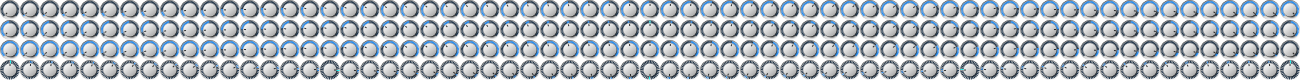

Reproduce this figure in Python.
#!/usr/bin/env python

import cairo
from math import pi, cos, sin

WIDTH, HEIGHT = 20, 20
background = "knob1_bg.png"
output = "knob1.png"
x, y = WIDTH / 2, HEIGHT / 2
lwidth = WIDTH / 10
radius = WIDTH / 2 - lwidth
radiusplus = radius + lwidth / 2
radiusminus = radius - lwidth / 2
radiusminus2 = radius - lwidth
radiusminus3 = radius - lwidth * 3 / 2
radiusint = (radius - lwidth / 2) * 0.25
value = 0.7
arrow = WIDTH / 10
phases = 65

# Setup Cairo
surface = cairo.ImageSurface(cairo.FORMAT_ARGB32, phases * WIDTH, HEIGHT * 4)
ctx = cairo.Context(surface)
ctx.set_source_rgba(0.75, 0.75, 0.75, 0)
ctx.rectangle(0, 0, phases * WIDTH, 4 * HEIGHT)
ctx.fill()

for variant in range(0, 4):
    x = WIDTH / 2
    y = HEIGHT * (variant + 0.5)
    for phase in range(0, phases):
        # Draw background image
        bgimage = cairo.ImageSurface.create_from_png(background) 
        ctx.set_source_surface(bgimage, x - WIDTH / 2, y - HEIGHT / 2);
        ctx.rectangle(phase * WIDTH, variant * HEIGHT, WIDTH, HEIGHT)
        ctx.fill ();

        # Draw out the triangle using absolute coordinates
        value = phase * 1.0 / (phases - 1)
        if variant != 3:
            sangle = (180 - 45)*pi/180
            eangle = (360 + 45)*pi/180
            nleds = 31
        else:
            sangle = (270)*pi/180
            eangle = (270 + 360)*pi/180
            nleds = 32
        vangle = sangle + value * (eangle - sangle)
        c, s = cos(vangle), sin(vangle)

        midled = (nleds - 1) / 2
        midphase = (phases - 1) / 2
        thresholdP = midled + 1 + ((phase - midphase - 1) * 1.0 * (nleds - midled - 2) / (phases - midphase - 2))
        thresholdN = midled - 1 - ((midphase - 1 - phase) * 1.0 * (nleds - midled - 2) / (midphase - 1))
        
        spacing = pi / nleds
        for led in range(0, nleds):
            if variant == 3:
                adelta = (eangle - sangle) / (nleds)
            else:
                adelta = (eangle - sangle - spacing) / (nleds - 1)
            lit = False
            glowlit = False
            glowval = 0.5
            hilite = False
            lvalue = led * 1.0 / (nleds - 1)
            pvalue = phase * 1.0 / (phases - 1)
            if variant == 3: 
                # XXXKF works only for phases = 2 * leds
                exled = phase / 2.0
                lit = led == exled or (phase == phases - 1 and led == 0)
                glowlit = led == (exled + 0.5) or led == (exled - 0.5)
                glowval = 0.8
                hilite = (phase % ((phases - 1) / 4)) == 0
            if variant == 0: lit = (pvalue == 1.0) or pvalue > lvalue
            if variant == 1: 
                if led == midled:
                    lit = (phase == midphase)
                    #glowlit = (phase < midphase and thresholdN >= midled - 1) or (phase > midphase and thresholdP <= midled + 1)
                    glowlit = False
                    hilite = True
                elif led > midled and phase > midphase:
                    # led = [midled + 1, nleds - 1]
                    # phase = [midphase + 1, phases - 1]
                    lit = led <= thresholdP
                    glowlit = led <= thresholdP + 1
                    glowval = 0.4
                elif led < midled and phase < midphase:
                    lit = led >= thresholdN
                    glowlit = led >= thresholdN - 1
                    glowval = 0.4
                else:
                    lit = False
            if variant == 2: lit = pvalue == 0 or pvalue < lvalue
            if not lit:
                if not glowlit:
                    ctx.set_source_rgb(0, 0.1, 0.2)
                else:
                    ctx.set_source_rgb(0 * glowval, 0.5 * glowval, 1 * glowval)
            else:
                if hilite:
                    ctx.set_source_rgb(0, 1, 1)
                else:
                    ctx.set_source_rgb(0, 0.5, 1)
            ctx.set_line_width(2)
            if hilite:
                ctx.set_line_width(3)
            ctx.arc(x, y, radius, sangle + adelta * led, sangle + adelta * led + spacing)
            ctx.stroke()

        ctx.set_source_rgba(0, 0, 0, 0.8)
        ctx.set_line_width(1)
        mtx = ctx.get_matrix()
        ctx.translate(x + radiusminus2 * c, y + radiusminus2 * s)
        ctx.rotate(vangle)
        ctx.move_to(0, 0)
        ctx.line_to(-radius/5, 0)
        ctx.stroke()
        ctx.set_matrix(mtx)
        x += WIDTH

# Output a PNG file
surface.write_to_png(output)
